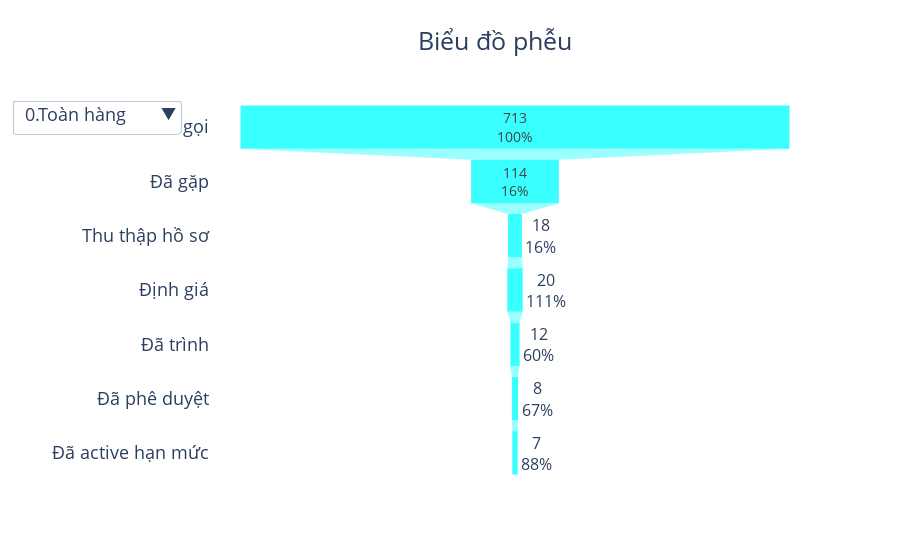

Notebook code for this chart:
### Code cell
import plotly.graph_objects as go
import pandas as pd

df = get_data(Provinces_list[1])
fig = go.Figure(go.Funnel(
        y=df['State'],
        x=df['Values'],
        textinfo="value+percent previous",
        marker={"color": "#39FFFF"}

))

fig.update_layout(
            title='Biểu đồ phễu',
            title_x=0.55,
                font=dict(size=18),
                  plot_bgcolor='white',

 
)



buttons = []
for province in Provinces_list:
    df = get_data(province)
    buttons.append(dict(
        label=province,
        method='update',
        args=[{'y': [df['State']],
               'x': [df['Values']],
               'textinfo': "value+percent previous",
}]
    ))

fig.update_layout(
              updatemenus=[dict(
              buttons=buttons,
              direction='down',

              )]
)

fig.show()

### Figure 1 — Plotly figure (JSON) as saved in the notebook; plotly's stock layout.template omitted (floating-point values rounded to 4 significant figures)
{"data": [{"marker": {"color": "#39FFFF"}, "textinfo": "value+percent previous", "type": "funnel", "x": [713, 114, 18, 20, 12, 8, 7], "y": ["Đã gọi", "Đã gặp", "Thu thập hồ sơ", " Định giá", " Đã trình", " Đã phê duyệt", "Đã active hạn mức"]}], "layout": {"font": {"size": 18}, "plot_bgcolor": "white", "title": {"text": "Biểu đồ phễu", "x": 0.55}, "updatemenus": [{"buttons": [{"args": [{"textinfo": "value+percent previous", "x": [[21090, 3556, 619, 676, 649, 474, 325]], "y": [["Đã gọi", "Đã gặp", "Thu thập hồ sơ", " Định giá", " Đã trình", " Đã phê duyệt", "Đã active hạn mức"]]}], "label": "0.Toàn hàng", "method": "update"}, {"args": [{"textinfo": "value+percent previous", "x": [[713, 114, 18, 20, 12, 8, 7]], "y": [["Đã gọi", "Đã gặp", "Thu thập hồ sơ", " Định giá", " Đã trình", " Đã phê duyệt", "Đã active hạn mức"]]}], "label": "Bình Dương", "method": "update"}, {"args": [{"textinfo": "value+percent previous", "x": [[123, 19, 7, 6, 8, 2, 2]], "y": [["Đã gọi", "Đã gặp", "Thu thập hồ sơ", " Định giá", " Đã trình", " Đã phê duyệt", "Đã active hạn mức"]]}], "label": "Bình Định", "method": "update"}, {"args": [{"textinfo": "value+percent previous", "x": [[39, 34, 4, 3, 3, 2, 2]], "y": [["Đã gọi", "Đã gặp", "Thu thập hồ sơ", " Định giá", " Đã trình", " Đã phê duyệt", "Đã active hạn mức"]]}], "label": "Bắc Giang", "method": "update"}, {"args": [{"textinfo": "value+percent previous", "x": [[453, 93, 19, 20, 19, 14, 12]], "y": [["Đã gọi", "Đã gặp", "Thu thập hồ sơ", " Định giá", " Đã trình", " Đã phê duyệt", "Đã active hạn mức"]]}], "label": "Bắc Ninh", "method": "update"}, {"args": [{"textinfo": "value+percent previous", "x": [[212, 184, 24, 20, 21, 7, 3]], "y": [["Đã gọi", "Đã gặp", "Thu thập hồ sơ", " Định giá", " Đã trình", " Đã phê duyệt", "Đã active hạn mức"]]}], "label": "Bến Thành", "method": "update"}, {"args": [{"textinfo": "value+percent previous", "x": [[76, 62, 6, 6, 6, 5, 7]], "y": [["Đã gọi", "Đã gặp", "Thu thập hồ sơ", " Định giá", " Đã trình", " Đã phê duyệt", "Đã active hạn mức"]]}], "label": "Cần Thơ", "method": "update"}, {"args": [{"textinfo": "value+percent previous", "x": [[650, 80, 11, 14, 12, 7, 6]], "y": [["Đã gọi", "Đã gặp", "Thu thập hồ sơ", " Định giá", " Đã trình", " Đã phê duyệt", "Đã active hạn mức"]]}], "label": "Cộng Hòa", "method": "update"}, {"args": [{"textinfo": "value+percent previous", "x": [[409, 72, 19, 25, 20, 15, 7]], "y": [["Đã gọi", "Đã gặp", "Thu thập hồ sơ", " Định giá", " Đã trình", " Đã phê duyệt", "Đã active hạn mức"]]}], "label": "Gò Vấp", "method": "update"}, {"args": [{"textinfo": "value+percent previous", "x": [[230, 93, 15, 19, 20, 17, 8]], "y": [["Đã gọi", "Đã gặp", "Thu thập hồ sơ", " Định giá", " Đã trình", " Đã phê duyệt", "Đã active hạn mức"]]}], "label": "HCM", "method": "update"}, {"args": [{"textinfo": "value+percent previous", "x": [[161, 71, 15, 9, 10, 8, 9]], "y": [["Đã gọi", "Đã gặp", "Thu thập hồ sơ", " Định giá", " Đã trình", " Đã phê duyệt", "Đã active hạn mức"]]}], "label": "Huế", "method": "update"}, {"args": [{"textinfo": "value+percent previous", "x": [[280, 37, 6, 5, 5, 3, 4]], "y": [["Đã gọi", "Đã gặp", "Thu thập hồ sơ", " Định giá", " Đã trình", " Đã phê duyệt", "Đã active hạn mức"]]}], "label": "Hà Nam", "method": "update"}, {"args": [{"textinfo": "value+percent previous", "x": [[408, 158, 12, 16, 17, 13, 3]], "y": [["Đã gọi", "Đã gặp", "Thu thập hồ sơ", " Định giá", " Đã trình", " Đã phê duyệt", "Đã active hạn mức"]]}], "label": "Hà Nội", "method": "update"}, {"args": [{"textinfo": "value+percent previous", "x": [[190, 102, 45, 43, 36, 27, 22]], "y": [["Đã gọi", "Đã gặp", "Thu thập hồ sơ", " Định giá", " Đã trình", " Đã phê duyệt", "Đã active hạn mức"]]}], "label": "Hải Châu", "method": "update"}, {"args": [{"textinfo": "value+percent previous", "x": [[67, 48, 1, 2, 2, 3, 3]], "y": [["Đã gọi", "Đã gặp", "Thu thập hồ sơ", " Định giá", " Đã trình", " Đã phê duyệt", "Đã active hạn mức"]]}], "label": "Hải Dương", "method": "update"}, {"args": [{"textinfo": "value+percent previous", "x": [[59, 33, 6, 5, 2, 2, 2]], "y": [["Đã gọi", "Đã gặp", "Thu thập hồ sơ", " Định giá", " Đã trình", " Đã phê duyệt", "Đã active hạn mức"]]}], "label": "Hải Phòng", "method": "update"}, {"args": [{"textinfo": "value+percent previous", "x": [[616, 91, 18, 12, 11, 7, 7]], "y": [["Đã gọi", "Đã gặp", "Thu thập hồ sơ", " Định giá", " Đã trình", " Đã phê duyệt", "Đã active hạn mức"]]}], "label": "Hồng Bàng", "method": "update"}, {"args": [{"textinfo": "value+percent previous", "x": [[143, 34, 6, 7, 8, 2, 2]], "y": [["Đã gọi", "Đã gặp", "Thu thập hồ sơ", " Định giá", " Đã trình", " Đã phê duyệt", "Đã active hạn mức"]]}], "label": "Khánh Hòa", "method": "update"}, {"args": [{"textinfo": "value+percent previous", "x": [[20, 21, 0, 0, 0, 0, 0]], "y": [["Đã gọi", "Đã gặp", "Thu thập hồ sơ", " Định giá", " Đã trình", " Đã phê duyệt", "Đã active hạn mức"]]}], "label": "Kiên Giang", "method": "update"}, {"args": [{"textinfo": "value+percent previous", "x": [[44, 40, 8, 10, 10, 12, 6]], "y": [["Đã gọi", "Đã gặp", "Thu thập hồ sơ", " Định giá", " Đã trình", " Đã phê duyệt", "Đã active hạn mức"]]}], "label": "Long An", "method": "update"}, {"args": [{"textinfo": "value+percent previous", "x": [[26, 20, 5, 5, 4, 1, 2]], "y": [["Đã gọi", "Đã gặp", "Thu thập hồ sơ", " Định giá", " Đã trình", " Đã phê duyệt", "Đã active hạn mức"]]}], "label": "Lâm Đồng", "method": "update"}, {"args": [{"textinfo": "value+percent previous", "x": [[67, 19, 0, 1, 1, 1, 0]], "y": [["Đã gọi", "Đã gặp", "Thu thập hồ sơ", " Định giá", " Đã trình", " Đã phê duyệt", "Đã active hạn mức"]]}], "label": "Nam Định", "method": "update"}, {"args": [{"textinfo": "value+percent previous", "x": [[177, 67, 15, 14, 14, 8, 5]], "y": [["Đã gọi", "Đã gặp", "Thu thập hồ sơ", " Định giá", " Đã trình", " Đã phê duyệt", "Đã active hạn mức"]]}], "label": "Nghệ An", "method": "update"}, {"args": [{"textinfo": "value+percent previous", "x": [[121, 12, 1, 2, 2, 1, 0]], "y": [["Đã gọi", "Đã gặp", "Thu thập hồ sơ", " Định giá", " Đã trình", " Đã phê duyệt", "Đã active hạn mức"]]}], "label": "Ninh Bình", "method": "update"}, {"args": [{"textinfo": "value+percent previous", "x": [[52, 42, 0, 1, 1, 1, 1]], "y": [["Đã gọi", "Đã gặp", "Thu thập hồ sơ", " Định giá", " Đã trình", " Đã phê duyệt", "Đã active hạn mức"]]}], "label": "Phú Thọ", "method": "update"}, {"args": [{"textinfo": "value+percent previous", "x": [[71, 41, 7, 6, 6, 6, 3]], "y": [["Đã gọi", "Đã gặp", "Thu thập hồ sơ", " Định giá", " Đã trình", " Đã phê duyệt", "Đã active hạn mức"]]}], "label": "Quảng Nam", "method": "update"}, {"args": [{"textinfo": "value+percent previous", "x": [[65, 55, 7, 6, 7, 3, 4]], "y": [["Đã gọi", "Đã gặp", "Thu thập hồ sơ", " Định giá", " Đã trình", " Đã phê duyệt", "Đã active hạn mức"]]}], "label": "Quảng Ninh", "method": "update"}, {"args": [{"textinfo": "value+percent previous", "x": [[366, 71, 1, 4, 4, 4, 3]], "y": [["Đã gọi", "Đã gặp", "Thu thập hồ sơ", " Định giá", " Đã trình", " Đã phê duyệt", "Đã active hạn mức"]]}], "label": "Thanh Hóa", "method": "update"}, {"args": [{"textinfo": "value+percent previous", "x": [[677, 66, 17, 17, 17, 10, 1]], "y": [["Đã gọi", "Đã gặp", "Thu thập hồ sơ", " Định giá", " Đã trình", " Đã phê duyệt", "Đã active hạn mức"]]}], "label": "Thanh Xuân", "method": "update"}, {"args": [{"textinfo": "value+percent previous", "x": [[332, 67, 6, 8, 8, 4, 3]], "y": [["Đã gọi", "Đã gặp", "Thu thập hồ sơ", " Định giá", " Đã trình", " Đã phê duyệt", "Đã active hạn mức"]]}], "label": "Thái Nguyên", "method": "update"}, {"args": [{"textinfo": "value+percent previous", "x": [[136, 83, 16, 12, 13, 11, 7]], "y": [["Đã gọi", "Đã gặp", "Thu thập hồ sơ", " Định giá", " Đã trình", " Đã phê duyệt", "Đã active hạn mức"]]}], "label": "Trần Hưng Đạo", "method": "update"}, {"args": [{"textinfo": "value+percent previous", "x": [[160, 84, 9, 24, 23, 13, 10]], "y": [["Đã gọi", "Đã gặp", "Thu thập hồ sơ", " Định giá", " Đã trình", " Đã phê duyệt", "Đã active hạn mức"]]}], "label": "Tân Bình", "method": "update"}, {"args": [{"textinfo": "value+percent previous", "x": [[261, 99, 10, 12, 13, 9, 10]], "y": [["Đã gọi", "Đã gặp", "Thu thập hồ sơ", " Định giá", " Đã trình", " Đã phê duyệt", "Đã active hạn mức"]]}], "label": "Tân Thuận", "method": "update"}, {"args": [{"textinfo": "value+percent previous", "x": [[185, 41, 7, 10, 10, 8, 0]], "y": [["Đã gọi", "Đã gặp", "Thu thập hồ sơ", " Định giá", " Đã trình", " Đã phê duyệt", "Đã active hạn mức"]]}], "label": "Tây Hồ", "method": "update"}, {"args": [{"textinfo": "value+percent previous", "x": [[38, 37, 2, 1, 1, 0, 0]], "y": [["Đã gọi", "Đã gặp", "Thu thập hồ sơ", " Định giá", " Đã trình", " Đã phê duyệt", "Đã active hạn mức"]]}], "label": "Vĩnh Phúc", "method": "update"}, {"args": [{"textinfo": "value+percent previous", "x": [[240, 109, 13, 17, 16, 12, 13]], "y": [["Đã gọi", "Đã gặp", "Thu thập hồ sơ", " Định giá", " Đã trình", " Đã phê duyệt", "Đã active hạn mức"]]}], "label": "Vũng Tàu", "method": "update"}, {"args": [{"textinfo": "value+percent previous", "x": [[110, 94, 12, 16, 13, 12, 8]], "y": [["Đã gọi", "Đã gặp", "Thu thập hồ sơ", " Định giá", " Đã trình", " Đã phê duyệt", "Đã active hạn mức"]]}], "label": "Đà Nẵng", "method": "update"}, {"args": [{"textinfo": "value+percent previous", "x": [[107, 61, 12, 7, 9, 6, 5]], "y": [["Đã gọi", "Đã gặp", "Thu thập hồ sơ", " Định giá", " Đã trình", " Đã phê duyệt", "Đã active hạn mức"]]}], "label": "Đô Thành", "method": "update"}, {"args": [{"textinfo": "value+percent previous", "x": [[24, 35, 3, 2, 2, 2, 2]], "y": [["Đã gọi", "Đã gặp", "Thu thập hồ sơ", " Định giá", " Đã trình", " Đã phê duyệt", "Đã active hạn mức"]]}], "label": "Đắk Lắk", "method": "update"}, {"args": [{"textinfo": "value+percent previous", "x": [[410, 120, 34, 45, 43, 35, 21]], "y": [["Đã gọi", "Đã gặp", "Thu thập hồ sơ", " Định giá", " Đã trình", " Đã phê duyệt", "Đã active hạn mức"]]}], "label": "Đống Đa", "method": "update"}, {"args": [{"textinfo": "value+percent previous", "x": [[109, 33, 4, 4, 2, 0, 0]], "y": [["Đã gọi", "Đã gặp", "Thu thập hồ sơ", " Định giá", " Đã trình", " Đã phê duyệt", "Đã active hạn mức"]]}], "label": "Đồng Nai", "method": "update"}], "direction": "down"}]}}
